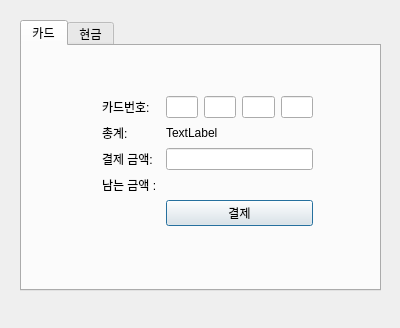
<?xml version="1.0" encoding="UTF-8"?>
<ui version="4.0">
 <class>Dialog</class>
 <widget class="QDialog" name="Dialog">
  <property name="geometry">
   <rect>
    <x>0</x>
    <y>0</y>
    <width>400</width>
    <height>328</height>
   </rect>
  </property>
  <property name="windowTitle">
   <string>Dialog</string>
  </property>
  <widget class="QTabWidget" name="tabWidget">
   <property name="geometry">
    <rect>
     <x>20</x>
     <y>20</y>
     <width>361</width>
     <height>271</height>
    </rect>
   </property>
   <property name="currentIndex">
    <number>0</number>
   </property>
   <widget class="QWidget" name="tab">
    <attribute name="title">
     <string>카드</string>
    </attribute>
    <widget class="QWidget" name="formLayoutWidget">
     <property name="geometry">
      <rect>
       <x>80</x>
       <y>50</y>
       <width>211</width>
       <height>151</height>
      </rect>
     </property>
     <layout class="QFormLayout" name="formLayout">
      <item row="0" column="0">
       <widget class="QLabel" name="label">
        <property name="text">
         <string>카드번호:</string>
        </property>
       </widget>
      </item>
      <item row="1" column="0">
       <widget class="QLabel" name="label_2">
        <property name="text">
         <string>총계: </string>
        </property>
       </widget>
      </item>
      <item row="2" column="0">
       <widget class="QLabel" name="label_3">
        <property name="text">
         <string>결제 금액: </string>
        </property>
       </widget>
      </item>
      <item row="1" column="1">
       <widget class="QLabel" name="totalPrice">
        <property name="text">
         <string>TextLabel</string>
        </property>
        <property name="margin">
         <number>4</number>
        </property>
       </widget>
      </item>
      <item row="2" column="1">
       <widget class="QLineEdit" name="Pay"/>
      </item>
      <item row="3" column="0">
       <widget class="QLabel" name="label_5">
        <property name="text">
         <string>남는 금액 : </string>
        </property>
       </widget>
      </item>
      <item row="3" column="1">
       <widget class="QLabel" name="leftMoney">
        <property name="text">
         <string/>
        </property>
        <property name="margin">
         <number>4</number>
        </property>
       </widget>
      </item>
      <item row="4" column="1">
       <widget class="QPushButton" name="payBtn">
        <property name="text">
         <string>결제</string>
        </property>
       </widget>
      </item>
      <item row="0" column="1">
       <layout class="QHBoxLayout" name="horizontalLayout">
        <item>
         <widget class="QLineEdit" name="cardNum1">
          <property name="text">
           <string/>
          </property>
          <property name="maxLength">
           <number>4</number>
          </property>
         </widget>
        </item>
        <item>
         <widget class="QLineEdit" name="cardNum2">
          <property name="maxLength">
           <number>4</number>
          </property>
         </widget>
        </item>
        <item>
         <widget class="QLineEdit" name="cardNum3">
          <property name="maxLength">
           <number>4</number>
          </property>
         </widget>
        </item>
        <item>
         <widget class="QLineEdit" name="cardNum4">
          <property name="maxLength">
           <number>4</number>
          </property>
         </widget>
        </item>
       </layout>
      </item>
     </layout>
    </widget>
   </widget>
   <widget class="QWidget" name="tab_2">
    <attribute name="title">
     <string>현금</string>
    </attribute>
    <widget class="QWidget" name="formLayoutWidget_2">
     <property name="geometry">
      <rect>
       <x>90</x>
       <y>50</y>
       <width>201</width>
       <height>179</height>
      </rect>
     </property>
     <layout class="QFormLayout" name="formLayout_2">
      <item row="1" column="0">
       <widget class="QLabel" name="label_8">
        <property name="text">
         <string>총계: </string>
        </property>
       </widget>
      </item>
      <item row="1" column="1">
       <widget class="QLabel" name="totalPrice_2">
        <property name="text">
         <string>TextLabel</string>
        </property>
        <property name="margin">
         <number>4</number>
        </property>
       </widget>
      </item>
      <item row="5" column="0">
       <widget class="QLabel" name="label_11">
        <property name="text">
         <string>남는 금액 : </string>
        </property>
       </widget>
      </item>
      <item row="5" column="1">
       <widget class="QLabel" name="leftMoney_2">
        <property name="text">
         <string/>
        </property>
        <property name="margin">
         <number>4</number>
        </property>
       </widget>
      </item>
      <item row="7" column="1">
       <widget class="QPushButton" name="payBtn_2">
        <property name="text">
         <string>결제</string>
        </property>
       </widget>
      </item>
      <item row="3" column="0">
       <widget class="QLabel" name="label_7">
        <property name="text">
         <string>받은금액: :</string>
        </property>
       </widget>
      </item>
      <item row="3" column="1">
       <widget class="QLineEdit" name="receivedMoney">
        <property name="text">
         <string/>
        </property>
       </widget>
      </item>
      <item row="6" column="1">
       <widget class="QLabel" name="changedMoney">
        <property name="text">
         <string/>
        </property>
        <property name="margin">
         <number>4</number>
        </property>
       </widget>
      </item>
      <item row="6" column="0">
       <widget class="QLabel" name="label_13">
        <property name="text">
         <string>거스름 돈: </string>
        </property>
       </widget>
      </item>
      <item row="2" column="0">
       <widget class="QLabel" name="label_9">
        <property name="text">
         <string>결제 금액: </string>
        </property>
       </widget>
      </item>
      <item row="2" column="1">
       <widget class="QLineEdit" name="Pay_2"/>
      </item>
     </layout>
    </widget>
   </widget>
  </widget>
 </widget>
 <resources/>
 <connections/>
</ui>
